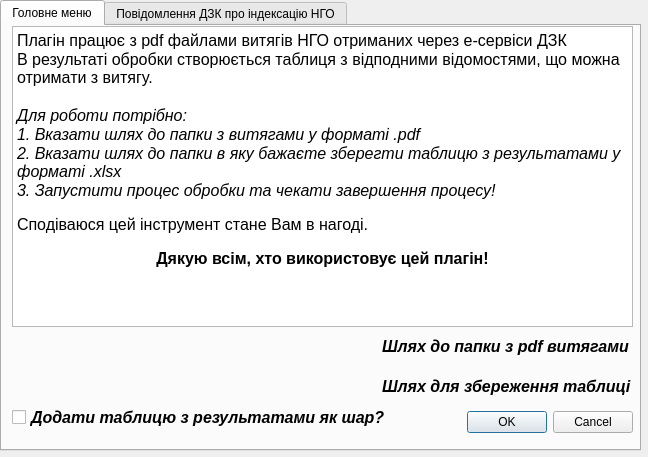
<?xml version="1.0" encoding="UTF-8"?>
<ui version="4.0">
 <class>NgoPdfParserDialogBase</class>
 <widget class="QDialog" name="NgoPdfParserDialogBase">
  <property name="windowModality">
   <enum>Qt::WindowModal</enum>
  </property>
  <property name="geometry">
   <rect>
    <x>0</x>
    <y>0</y>
    <width>648</width>
    <height>457</height>
   </rect>
  </property>
  <property name="windowTitle">
   <string>UA_NGO_PDF_Parser</string>
  </property>
  <widget class="QTabWidget" name="tabWidget">
   <property name="geometry">
    <rect>
     <x>0</x>
     <y>0</y>
     <width>641</width>
     <height>451</height>
    </rect>
   </property>
   <property name="currentIndex">
    <number>0</number>
   </property>
   <widget class="QWidget" name="tab">
    <attribute name="title">
     <string>Головне меню</string>
    </attribute>
    <widget class="QDialogButtonBox" name="button_box">
     <property name="geometry">
      <rect>
       <x>430</x>
       <y>380</y>
       <width>201</width>
       <height>32</height>
      </rect>
     </property>
     <property name="orientation">
      <enum>Qt::Horizontal</enum>
     </property>
     <property name="standardButtons">
      <set>QDialogButtonBox::Cancel|QDialogButtonBox::Ok</set>
     </property>
    </widget>
    <widget class="QgsFileWidget" name="pdf_folder_path">
     <property name="geometry">
      <rect>
       <x>10</x>
       <y>300</y>
       <width>361</width>
       <height>41</height>
      </rect>
     </property>
     <property name="storageMode">
      <enum>QgsFileWidget::GetDirectory</enum>
     </property>
    </widget>
    <widget class="QLabel" name="label">
     <property name="geometry">
      <rect>
       <x>380</x>
       <y>310</y>
       <width>251</width>
       <height>20</height>
      </rect>
     </property>
     <property name="font">
      <font>
       <pointsize>12</pointsize>
       <weight>75</weight>
       <italic>true</italic>
       <bold>true</bold>
      </font>
     </property>
     <property name="text">
      <string>Шлях до папки з pdf витягами</string>
     </property>
     <property name="alignment">
      <set>Qt::AlignLeading|Qt::AlignLeft|Qt::AlignVCenter</set>
     </property>
    </widget>
    <widget class="QTextBrowser" name="textBrowser_2">
     <property name="geometry">
      <rect>
       <x>10</x>
       <y>0</y>
       <width>621</width>
       <height>301</height>
      </rect>
     </property>
     <property name="html">
      <string>&lt;!DOCTYPE HTML PUBLIC &quot;-//W3C//DTD HTML 4.0//EN&quot; &quot;http://www.w3.org/TR/REC-html40/strict.dtd&quot;&gt;
&lt;html&gt;&lt;head&gt;&lt;meta name=&quot;qrichtext&quot; content=&quot;1&quot; /&gt;&lt;style type=&quot;text/css&quot;&gt;
p, li { white-space: pre-wrap; }
&lt;/style&gt;&lt;/head&gt;&lt;body style=&quot; font-family:'Noto Sans'; font-size:10pt; font-weight:400; font-style:normal;&quot;&gt;
&lt;p style=&quot; margin-top:0px; margin-bottom:0px; margin-left:0px; margin-right:0px; -qt-block-indent:0; text-indent:0px;&quot;&gt;&lt;span style=&quot; font-size:12pt;&quot;&gt;Плагін працює з pdf файлами витягів НГО отриманих через е-сервіси ДЗК&lt;/span&gt;&lt;/p&gt;
&lt;p style=&quot; margin-top:0px; margin-bottom:0px; margin-left:0px; margin-right:0px; -qt-block-indent:0; text-indent:0px;&quot;&gt;&lt;span style=&quot; font-size:12pt;&quot;&gt;В результаті обробки створюється таблиця з відподними відомостями, що можна отримати з витягу.&lt;/span&gt;&lt;/p&gt;
&lt;p style=&quot;-qt-paragraph-type:empty; margin-top:0px; margin-bottom:0px; margin-left:0px; margin-right:0px; -qt-block-indent:0; text-indent:0px; font-size:12pt;&quot;&gt;&lt;br /&gt;&lt;/p&gt;
&lt;p style=&quot; margin-top:0px; margin-bottom:0px; margin-left:0px; margin-right:0px; -qt-block-indent:0; text-indent:0px;&quot;&gt;&lt;span style=&quot; font-size:12pt; font-style:italic;&quot;&gt;Для роботи потрібно:&lt;/span&gt;&lt;/p&gt;
&lt;p style=&quot; margin-top:0px; margin-bottom:0px; margin-left:0px; margin-right:0px; -qt-block-indent:0; text-indent:0px;&quot;&gt;&lt;span style=&quot; font-size:12pt; font-style:italic;&quot;&gt;1. Вказати шлях до папки з витягами у форматі .pdf &lt;/span&gt;&lt;/p&gt;
&lt;p style=&quot; margin-top:0px; margin-bottom:0px; margin-left:0px; margin-right:0px; -qt-block-indent:0; text-indent:0px;&quot;&gt;&lt;span style=&quot; font-size:12pt; font-style:italic;&quot;&gt;2. Вказати шлях до папки в яку бажаєте зберегти таблицю з результатами у форматі .xlsx&lt;/span&gt;&lt;/p&gt;
&lt;p style=&quot; margin-top:0px; margin-bottom:0px; margin-left:0px; margin-right:0px; -qt-block-indent:0; text-indent:0px;&quot;&gt;&lt;span style=&quot; font-size:12pt; font-style:italic;&quot;&gt;3. Запустити процес обробки та чекати завершення процесу!&lt;/span&gt;&lt;/p&gt;
&lt;p style=&quot;-qt-paragraph-type:empty; margin-top:0px; margin-bottom:0px; margin-left:0px; margin-right:0px; -qt-block-indent:0; text-indent:0px; font-style:italic;&quot;&gt;&lt;br /&gt;&lt;/p&gt;
&lt;p style=&quot; margin-top:0px; margin-bottom:0px; margin-left:0px; margin-right:0px; -qt-block-indent:0; text-indent:0px;&quot;&gt;&lt;span style=&quot; font-size:12pt;&quot;&gt;Сподіваюся цей інструмент стане Вам в нагоді.&lt;/span&gt;&lt;/p&gt;
&lt;p style=&quot;-qt-paragraph-type:empty; margin-top:0px; margin-bottom:0px; margin-left:0px; margin-right:0px; -qt-block-indent:0; text-indent:0px;&quot;&gt;&lt;br /&gt;&lt;/p&gt;
&lt;p align=&quot;center&quot; style=&quot; margin-top:0px; margin-bottom:0px; margin-left:0px; margin-right:0px; -qt-block-indent:0; text-indent:0px;&quot;&gt;&lt;span style=&quot; font-size:12pt; font-weight:600;&quot;&gt;Дякую всім, хто використовує цей плагін!&lt;/span&gt;&lt;/p&gt;&lt;/body&gt;&lt;/html&gt;</string>
     </property>
    </widget>
    <widget class="QgsFileWidget" name="excel_table_path">
     <property name="geometry">
      <rect>
       <x>10</x>
       <y>340</y>
       <width>361</width>
       <height>41</height>
      </rect>
     </property>
     <property name="filter">
      <string/>
     </property>
     <property name="storageMode">
      <enum>QgsFileWidget::SaveFile</enum>
     </property>
    </widget>
    <widget class="QLabel" name="label_3">
     <property name="geometry">
      <rect>
       <x>380</x>
       <y>350</y>
       <width>251</width>
       <height>20</height>
      </rect>
     </property>
     <property name="font">
      <font>
       <pointsize>12</pointsize>
       <weight>75</weight>
       <italic>true</italic>
       <bold>true</bold>
      </font>
     </property>
     <property name="text">
      <string>Шлях для збереження таблиці</string>
     </property>
     <property name="alignment">
      <set>Qt::AlignLeading|Qt::AlignLeft|Qt::AlignVCenter</set>
     </property>
    </widget>
    <widget class="QCheckBox" name="is_add_layer_checkBox">
     <property name="geometry">
      <rect>
       <x>10</x>
       <y>380</y>
       <width>411</width>
       <height>22</height>
      </rect>
     </property>
     <property name="font">
      <font>
       <pointsize>12</pointsize>
       <weight>75</weight>
       <italic>true</italic>
       <bold>true</bold>
      </font>
     </property>
     <property name="text">
      <string>Додати таблицю з результатами як шар?</string>
     </property>
    </widget>
   </widget>
   <widget class="QWidget" name="tab_2">
    <attribute name="title">
     <string>Повідомлення ДЗК про індексацію НГО</string>
    </attribute>
    <widget class="QTextBrowser" name="textBrowser">
     <property name="geometry">
      <rect>
       <x>10</x>
       <y>0</y>
       <width>611</width>
       <height>401</height>
      </rect>
     </property>
     <property name="html">
      <string>&lt;!DOCTYPE HTML PUBLIC &quot;-//W3C//DTD HTML 4.0//EN&quot; &quot;http://www.w3.org/TR/REC-html40/strict.dtd&quot;&gt;
&lt;html&gt;&lt;head&gt;&lt;meta name=&quot;qrichtext&quot; content=&quot;1&quot; /&gt;&lt;style type=&quot;text/css&quot;&gt;
p, li { white-space: pre-wrap; }
&lt;/style&gt;&lt;/head&gt;&lt;body style=&quot; font-family:'Noto Sans'; font-size:10pt; font-weight:400; font-style:normal;&quot;&gt;
&lt;p style=&quot; margin-top:12px; margin-bottom:12px; margin-left:0px; margin-right:0px; -qt-block-indent:0; text-indent:0px;&quot;&gt;&lt;span style=&quot; font-size:14pt;&quot;&gt;Державна служба України з питань геодезії, картографії та кадастру на виконання статті 289 Податкового кодексу України повідомляє. &lt;/span&gt;&lt;/p&gt;
&lt;p style=&quot; margin-top:12px; margin-bottom:12px; margin-left:0px; margin-right:0px; -qt-block-indent:0; text-indent:0px;&quot;&gt;&lt;span style=&quot; font-size:14pt;&quot;&gt;За інформацією Державної служби статистики України, індекс споживчих цін за 2023 рік становить &lt;/span&gt;&lt;span style=&quot; font-size:14pt; font-weight:600;&quot;&gt;105,1%&lt;/span&gt;&lt;span style=&quot; font-size:14pt;&quot;&gt;. &lt;/span&gt;&lt;/p&gt;
&lt;p style=&quot; margin-top:12px; margin-bottom:12px; margin-left:0px; margin-right:0px; -qt-block-indent:0; text-indent:0px;&quot;&gt;&lt;span style=&quot; font-size:14pt;&quot;&gt;Значення коефіцієнта індексації нормативної грошової оцінки земель за 2023 рік становить &lt;/span&gt;&lt;span style=&quot; font-size:14pt; font-weight:600;&quot;&gt;1,051&lt;/span&gt;&lt;span style=&quot; font-size:14pt;&quot;&gt;. &lt;/span&gt;&lt;/p&gt;
&lt;p style=&quot; margin-top:12px; margin-bottom:12px; margin-left:0px; margin-right:0px; -qt-block-indent:0; text-indent:0px;&quot;&gt;&lt;span style=&quot; font-size:14pt;&quot;&gt;Коефіцієнт індексації нормативної грошової оцінки земель застосовується кумулятивно залежно від дати проведення нормативної грошової оцінки земель (пункт 289.2 статті 289 Податкового кодексу України). &lt;/span&gt;&lt;/p&gt;
&lt;p style=&quot; margin-top:12px; margin-bottom:12px; margin-left:0px; margin-right:0px; -qt-block-indent:0; text-indent:0px;&quot;&gt;&lt;span style=&quot; font-size:14pt;&quot;&gt;Коефіцієнт індексації нормативної грошової оцінки земель у розрізі років становить: 1996 рік – &lt;/span&gt;&lt;span style=&quot; font-size:14pt; font-weight:600;&quot;&gt;1,703&lt;/span&gt;&lt;span style=&quot; font-size:14pt;&quot;&gt;; 1997 рік – &lt;/span&gt;&lt;span style=&quot; font-size:14pt; font-weight:600;&quot;&gt;1,059&lt;/span&gt;&lt;span style=&quot; font-size:14pt;&quot;&gt;; 1998 рік – &lt;/span&gt;&lt;span style=&quot; font-size:14pt; font-weight:600;&quot;&gt;1,006&lt;/span&gt;&lt;span style=&quot; font-size:14pt;&quot;&gt;; 1999 рік – &lt;/span&gt;&lt;span style=&quot; font-size:14pt; font-weight:600;&quot;&gt;1,127&lt;/span&gt;&lt;span style=&quot; font-size:14pt;&quot;&gt;; 2000 рік – &lt;/span&gt;&lt;span style=&quot; font-size:14pt; font-weight:600;&quot;&gt;1,182&lt;/span&gt;&lt;span style=&quot; font-size:14pt;&quot;&gt;; 2001 рік – &lt;/span&gt;&lt;span style=&quot; font-size:14pt; font-weight:600;&quot;&gt;1,02&lt;/span&gt;&lt;span style=&quot; font-size:14pt;&quot;&gt;; 2005 рік – &lt;/span&gt;&lt;span style=&quot; font-size:14pt; font-weight:600;&quot;&gt;1,035&lt;/span&gt;&lt;span style=&quot; font-size:14pt;&quot;&gt;; 2007 рік – &lt;/span&gt;&lt;span style=&quot; font-size:14pt; font-weight:600;&quot;&gt;1,028&lt;/span&gt;&lt;span style=&quot; font-size:14pt;&quot;&gt;; 2008 рік – &lt;/span&gt;&lt;span style=&quot; font-size:14pt; font-weight:600;&quot;&gt;1,152&lt;/span&gt;&lt;span style=&quot; font-size:14pt;&quot;&gt;; 2009 рік – &lt;/span&gt;&lt;span style=&quot; font-size:14pt; font-weight:600;&quot;&gt;1,059&lt;/span&gt;&lt;span style=&quot; font-size:14pt;&quot;&gt;; 2010 рік – &lt;/span&gt;&lt;span style=&quot; font-size:14pt; font-weight:600;&quot;&gt;1,0&lt;/span&gt;&lt;span style=&quot; font-size:14pt;&quot;&gt;; 2011 рік – &lt;/span&gt;&lt;span style=&quot; font-size:14pt; font-weight:600;&quot;&gt;1,0&lt;/span&gt;&lt;span style=&quot; font-size:14pt;&quot;&gt;; 2012 рік – &lt;/span&gt;&lt;span style=&quot; font-size:14pt; font-weight:600;&quot;&gt;1,0&lt;/span&gt;&lt;span style=&quot; font-size:14pt;&quot;&gt;; 2013 рік – &lt;/span&gt;&lt;span style=&quot; font-size:14pt; font-weight:600;&quot;&gt;1,0&lt;/span&gt;&lt;span style=&quot; font-size:14pt;&quot;&gt;; 2014 рік – &lt;/span&gt;&lt;span style=&quot; font-size:14pt; font-weight:600;&quot;&gt;1,249&lt;/span&gt;&lt;span style=&quot; font-size:14pt;&quot;&gt;; 2015 рік – &lt;/span&gt;&lt;span style=&quot; font-size:14pt; font-weight:600;&quot;&gt;1,433&lt;/span&gt;&lt;span style=&quot; font-size:14pt;&quot;&gt; (крім сільськогосподарських угідь) і&lt;/span&gt;&lt;span style=&quot; font-size:14pt; font-weight:600;&quot;&gt; 1,2&lt;/span&gt;&lt;span style=&quot; font-size:14pt;&quot;&gt; (для сільськогосподарських угідь (рілля, багаторічні насадження, сіножаті, пасовища та перелоги); 2016 рік – &lt;/span&gt;&lt;span style=&quot; font-size:14pt; font-weight:600;&quot;&gt;1,0&lt;/span&gt;&lt;span style=&quot; font-size:14pt;&quot;&gt; (для сільськогосподарських угідь (рілля, багаторічні насадження, сіножаті, пасовища та перелоги) та &lt;/span&gt;&lt;span style=&quot; font-size:14pt; font-weight:600;&quot;&gt;1,06&lt;/span&gt;&lt;span style=&quot; font-size:14pt;&quot;&gt; (для земель несільськогосподарського призначення); 2017 рік – &lt;/span&gt;&lt;span style=&quot; font-size:14pt; font-weight:600;&quot;&gt;1,0&lt;/span&gt;&lt;span style=&quot; font-size:14pt;&quot;&gt;; 2018 рік – &lt;/span&gt;&lt;span style=&quot; font-size:14pt; font-weight:600;&quot;&gt;1,0&lt;/span&gt;&lt;span style=&quot; font-size:14pt;&quot;&gt;; 2019 рік – &lt;/span&gt;&lt;span style=&quot; font-size:14pt; font-weight:600;&quot;&gt;1,0&lt;/span&gt;&lt;span style=&quot; font-size:14pt;&quot;&gt;; 2020 рік – &lt;/span&gt;&lt;span style=&quot; font-size:14pt; font-weight:600;&quot;&gt;1,0&lt;/span&gt;&lt;span style=&quot; font-size:14pt;&quot;&gt;; 2021 рік – &lt;/span&gt;&lt;span style=&quot; font-size:14pt; font-weight:600;&quot;&gt;1,0&lt;/span&gt;&lt;span style=&quot; font-size:14pt;&quot;&gt; (для сільськогосподарських угідь (рілля, багаторічні насадження, сіножаті, пасовища та перелоги) та &lt;/span&gt;&lt;span style=&quot; font-size:14pt; font-weight:600;&quot;&gt;1,1&lt;/span&gt;&lt;span style=&quot; font-size:14pt;&quot;&gt; (для земель несільськогосподарського призначення); 2022 рік – &lt;/span&gt;&lt;span style=&quot; font-size:14pt; font-weight:600;&quot;&gt;1,0&lt;/span&gt;&lt;span style=&quot; font-size:14pt;&quot;&gt; (для сільськогосподарських угідь (рілля, багаторічні насадження, сіножаті, пасовища та перелоги) та &lt;/span&gt;&lt;span style=&quot; font-size:14pt; font-weight:600;&quot;&gt;1,15&lt;/span&gt;&lt;span style=&quot; font-size:14pt;&quot;&gt; (для земель і земельних ділянок (крім сільськогосподарських угідь). &lt;/span&gt;&lt;/p&gt;
&lt;p style=&quot; margin-top:12px; margin-bottom:12px; margin-left:0px; margin-right:0px; -qt-block-indent:0; text-indent:0px;&quot;&gt;&lt;span style=&quot; font-size:14pt;&quot;&gt;Індексація нормативної грошової оцінки земель за 2002, 2003, 2004 та 2006 роки не здійснювалася. &lt;/span&gt;&lt;/p&gt;
&lt;p style=&quot; margin-top:12px; margin-bottom:12px; margin-left:0px; margin-right:0px; -qt-block-indent:0; text-indent:0px;&quot;&gt;&lt;span style=&quot; font-size:14pt;&quot;&gt;Крім того, повідомляємо, що витяги, які були сформовані автоматично програмним забезпеченням Державного земельного кадастру в період з&lt;/span&gt;&lt;span style=&quot; font-size:14pt; font-weight:600;&quot;&gt; &lt;/span&gt;&lt;span style=&quot; font-size:14pt;&quot;&gt;01 січня до 15 січня 2024 року, &lt;/span&gt;&lt;span style=&quot; font-size:14pt; font-weight:600;&quot;&gt;не містять коефіцієнтів індексації за 2023 рік&lt;/span&gt;&lt;span style=&quot; font-size:14pt;&quot;&gt;, відповідно, значення нормативної грошової оцінки земельних ділянок, зазначене в цих витягах, потребує перерахунку із застосуванням коефіцієнта індексації за 2023 рік.&lt;/span&gt;&lt;/p&gt;
&lt;p style=&quot;-qt-paragraph-type:empty; margin-top:12px; margin-bottom:12px; margin-left:0px; margin-right:0px; -qt-block-indent:0; text-indent:0px; font-size:14pt;&quot;&gt;&lt;br /&gt;&lt;/p&gt;
&lt;p style=&quot; margin-top:12px; margin-bottom:12px; margin-left:0px; margin-right:0px; -qt-block-indent:0; text-indent:0px;&quot;&gt;&lt;span style=&quot; font-size:14pt; font-weight:600;&quot;&gt;Джерело:&lt;/span&gt;&lt;span style=&quot; font-size:14pt;&quot;&gt; &lt;/span&gt;&lt;span style=&quot; font-size:14pt; font-weight:600; font-style:italic; text-decoration: underline;&quot;&gt;https://land.gov.ua/derzhgeokadastr-povidomlyaye-pro-indeksacziyu-normatyvnoyi-groshovoyi-oczinky-zemel-za-2023-rik/&lt;/span&gt;&lt;/p&gt;
&lt;p style=&quot;-qt-paragraph-type:empty; margin-top:0px; margin-bottom:0px; margin-left:0px; margin-right:0px; -qt-block-indent:0; text-indent:0px; font-size:14pt;&quot;&gt;&lt;br /&gt;&lt;/p&gt;&lt;/body&gt;&lt;/html&gt;</string>
     </property>
    </widget>
   </widget>
  </widget>
 </widget>
 <customwidgets>
  <customwidget>
   <class>QgsFileWidget</class>
   <extends>QWidget</extends>
   <header>qgsfilewidget.h</header>
  </customwidget>
 </customwidgets>
 <resources/>
 <connections>
  <connection>
   <sender>button_box</sender>
   <signal>accepted()</signal>
   <receiver>NgoPdfParserDialogBase</receiver>
   <slot>accept()</slot>
   <hints>
    <hint type="sourcelabel">
     <x>20</x>
     <y>20</y>
    </hint>
    <hint type="destinationlabel">
     <x>20</x>
     <y>20</y>
    </hint>
   </hints>
  </connection>
  <connection>
   <sender>button_box</sender>
   <signal>rejected()</signal>
   <receiver>NgoPdfParserDialogBase</receiver>
   <slot>reject()</slot>
   <hints>
    <hint type="sourcelabel">
     <x>20</x>
     <y>20</y>
    </hint>
    <hint type="destinationlabel">
     <x>20</x>
     <y>20</y>
    </hint>
   </hints>
  </connection>
 </connections>
</ui>
